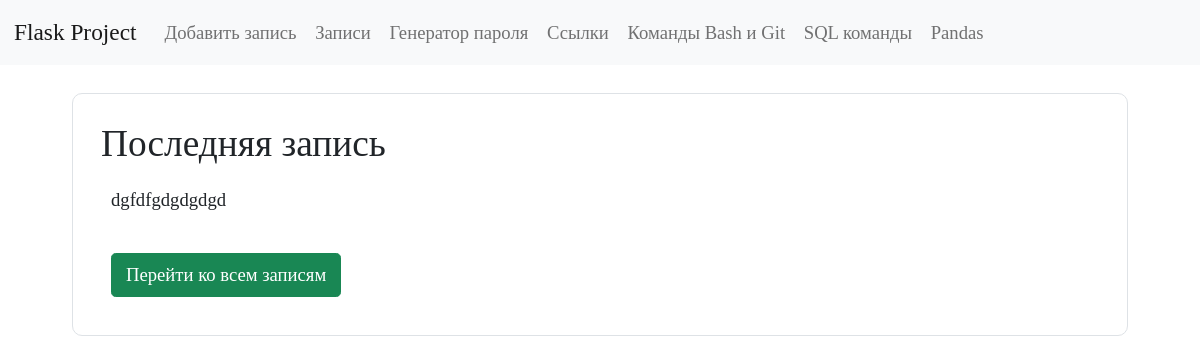
Before: / with the older database file.
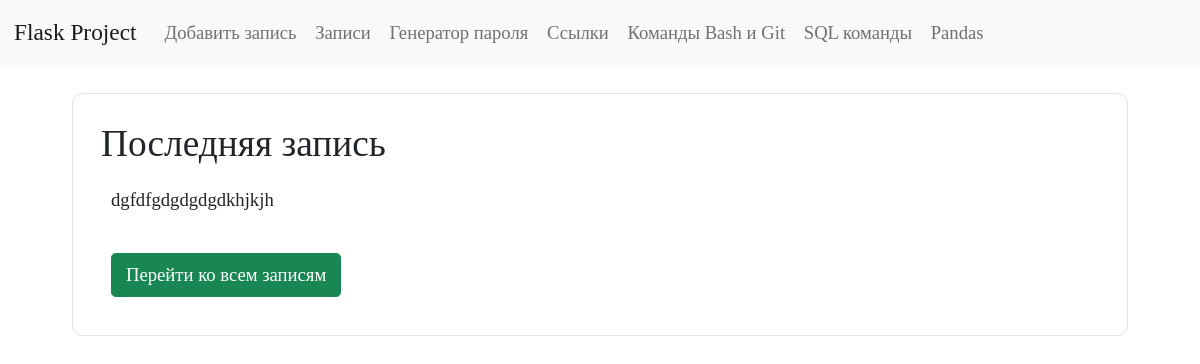
After: the same page with the newer database file.
### tables this page shows
CREATE TABLE "posts"
(
    id         INTEGER
        primary key autoincrement,
    title      TEXT not null,
    content    TEXT not null,
    image_post TEXT default 'no_image.png'
);

### app.py (the view)
@app.route("/")
def index():
    conn = get_db_connection()
    last_post = conn.execute("SELECT * FROM posts ORDER BY id DESC").fetchone()
    return render_template("index.html", last_post=last_post)

### app.py (called while the page is built)
def get_db_connection():
    conn = sqlite3.connect("database.db")
    conn.row_factory = sqlite3.Row
    return conn

### templates/index.html (shortened to what this page needs)
{% extends "base.html" %}
{% block content %}
{% include 'index_content.html' %}
{% endblock %}

### templates/index_content.html
<div class="bd-example">
   <h2>Последняя запись</h2>
   <p>{{ last_post.title }}</p>
   <a class="btn btn-success" href="{{ url_for('posts') }}" type="button">Перейти ко всем записям</a>
</div>

Changed rows visible on the page:
changed posts: title "dgfdfgdgdgdgd" → "dgfdfgdgdgdgdkhjkjh"
